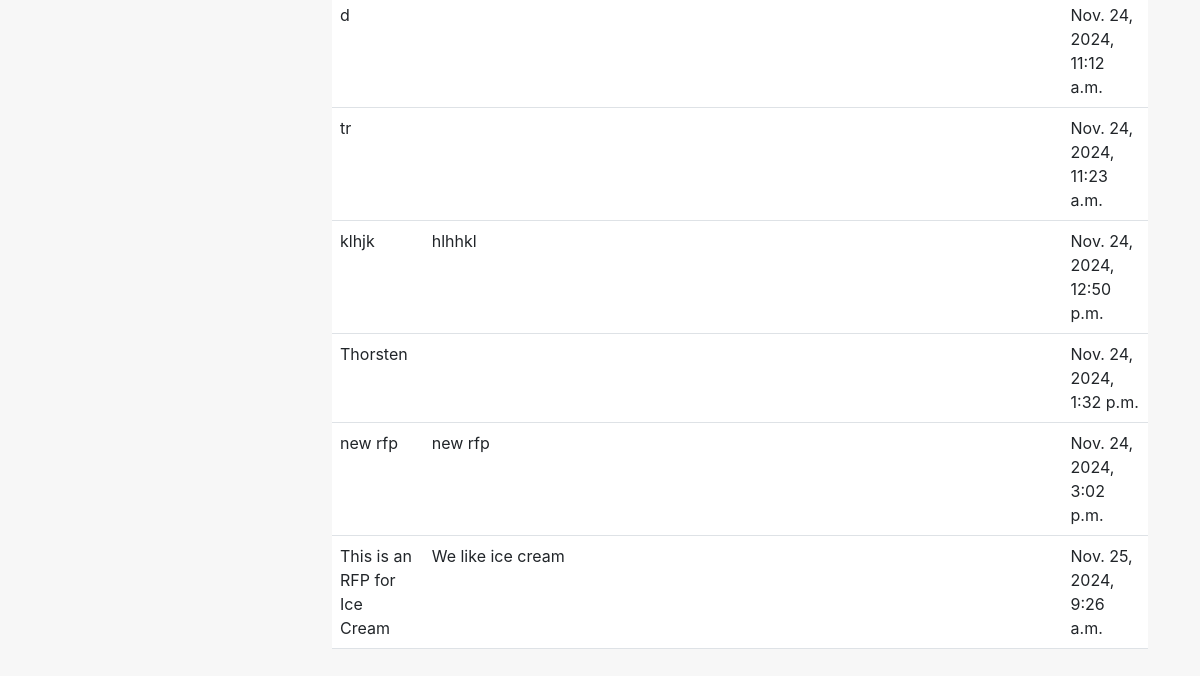
The app's page /procurement01/rfps/ (signed in, lower part), older data.
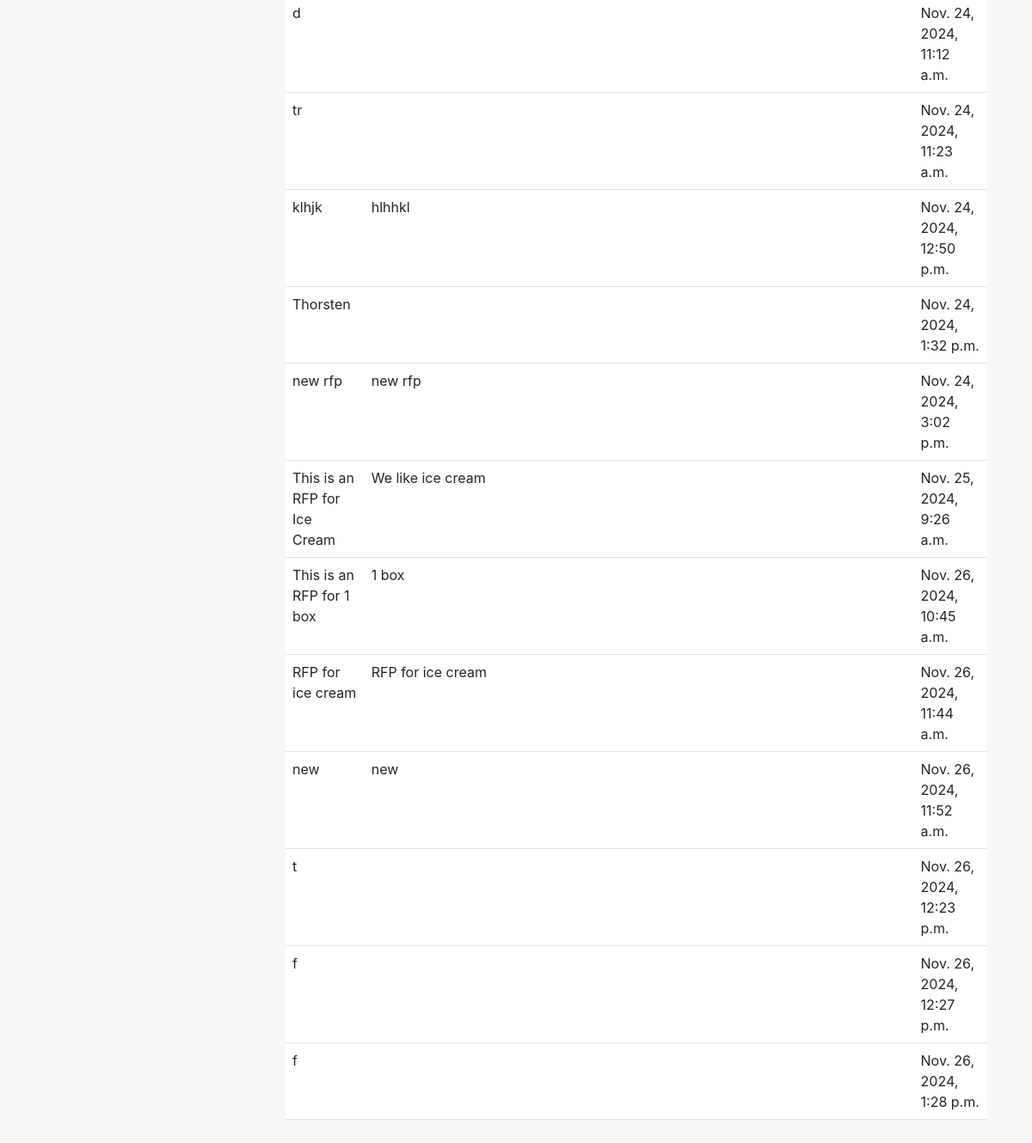
The same page, newer data.
### procurement01/models.py (models this page shows, shortened)
class RFP(models.Model):
    title = models.CharField(max_length=255)
    description = models.TextField(blank = True)
    created_at = models.DateTimeField(auto_now_add=True)
    updated_at = models.DateTimeField(auto_now=True)
    deleted_at = models.DateTimeField(null=True, blank=True)

### procurement01/views.py (the view)
# urls.py: path('rfps/', views.rfp_list_view, name='rfp_list'),
@login_required
def rfp_list_view(request):
    rfps = RFP.objects.all()  # You might want to filter by the user's company if needed
    return render(request, 'procurement01/rfp_list.html', {'rfps': rfps})

### procurement01/templates/procurement01/rfp_list.html (shortened to what this page needs)
{% extends 'procurement01/layout.html' %}
{% block content %}
<table class="table">
    <tbody>
        {% for rfp in rfps %}
            <tr class="clickable-row" data-href="{% url 'rfp_detail' rfp.id %}">
                <td>{{ rfp.title }}</td>
                <td>{{ rfp.description }}</td>
                <td>{{ rfp.created_at }}</td>
            </tr>
        {% empty %}
        <tr>
            <td colspan="3">No RFPs available.</td>
        </tr>
        {% endfor %}
    </tbody>
</table>
{% endblock %}

### procurement01/templates/procurement01/layout.html (shortened to what this page needs)
{% load static %}
<!DOCTYPE html>
<html lang="en">
<head>
    <link href="https://cdn.jsdelivr.net/npm/bootstrap@5.3.0-alpha3/dist/css/bootstrap.min.css" rel="stylesheet">
    <link href="https://cdn.jsdelivr.net/npm/select2@4.1.0/dist/css/select2.min.css" rel="stylesheet" />
    <link href="https://cdn.jsdelivr.net/npm/choices.js/public/assets/styles/choices.min.css" rel="stylesheet">
    <link href="https://cdn.jsdelivr.net/npm/bootstrap-icons@1.10.0/font/bootstrap-icons.css" rel="stylesheet">
    <link href="{% static 'style.css' %}" rel="stylesheet">
</head>
<body>
    <div class="main-content" id="main-content">
        <div class="container">
            {% block content %}{% endblock %}
        </div>
    </div>
</body>
</html>

### procurement01/static/style.css (style rules this page uses)
body { font-family: -apple-system, BlinkMacSystemFont, "Segoe UI", Roboto, Helvetica, Arial, sans-serif; background-color: #f7f7f7; color: #333; display: flex; margin: 0; padding: 0; overflow-y: auto; }
.main-content { margin-left: 280px; padding: 40px; width: calc(100% - 280px); }

Row changes from the older to the newer data that the page shows:
added RFP: title "This is an RFP for 1 box", description "1 box", created_at "Nov. 26, 2024, 10:45 a.m."
added RFP: title "RFP for ice cream", description "RFP for ice cream", created_at "Nov. 26, 2024, 11:44 a.m."
added RFP: title "new", description "new", created_at "Nov. 26, 2024, 11:52 a.m."
added RFP: title "t", created_at "Nov. 26, 2024, 12:23 p.m."
added RFP: title "f", created_at "Nov. 26, 2024, 12:27 p.m."
added RFP: title "f", created_at "Nov. 26, 2024, 1:28 p.m."
